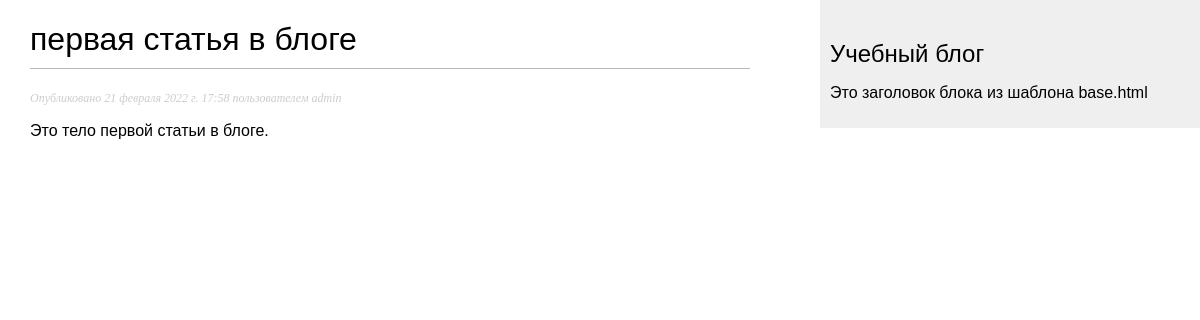
/2022/2/21/slug-1/, run on the app's committed database.
### blog/models.py (models this page shows, shortened)
class Post(models.Model):
    STATUS_CHOICES = (
                        ('draft', 'Draft'),
                        ('published', 'Published'),
    )
    title = models.CharField(max_length=250)
    slug = models.SlugField(max_length=250, unique_for_date='publish')
    author = models.ForeignKey(User, on_delete=models.CASCADE, related_name='blog_posts')
    body = models.TextField()
    publish = models.DateTimeField(default=timezone.now)
    created = models.DateTimeField(auto_now_add=True)
    updated = models.DateTimeField(auto_now=True)
    status = models.CharField(max_length=10, choices=STATUS_CHOICES, default='draft')
    objects = models.Manager()      # Менеджер по умолчанию.
    published = PublishedManager()  # Наш новый менеджер.
    class Meta:
        ordering = ('-publish',)

### blog/views.py (the view)
# urls.py: path('<int:year>/<int:month>/<int:day>/<slug:post>/', views.post_detail, name='post_detail'),
def post_detail(request, year, month, day, post):
    post = get_object_or_404(Post,
                             slug=post,
                             status='published',
                             publish__year=year,
                             publish__month=month,
                             publish__day=day
                             )
    return render(request, 'blog/post/detail.html', {'post': post})

### templates/blog/post/detail.html (shortened to what this page needs)
{% extends "blog/base.html" %}
{% block content %}
    <h1>{{ post.title }}</h1>
    <p class="date">Опубликовано {{ post.publish }} пользователем {{ post.author }}</p>
    {{ post.body|linebreaks }}
{% endblock %}

### blog/static/css/blog.css (style rules this page uses)
body { margin:0; padding:0; font-family:helvetica, sans-serif; }
h1 { font-weight:normal; border-bottom:1px solid #bbb; padding:0 0 10px 0; }
p.date { color:#ccc; font-family: georgia, serif; font-size: 12px; font-style: italic; }

### data on the page
Post: title "первая статья в блоге", publish "21 февраля 2022 г. 17:58", author "admin", body "Это тело первой статьи в блоге."
